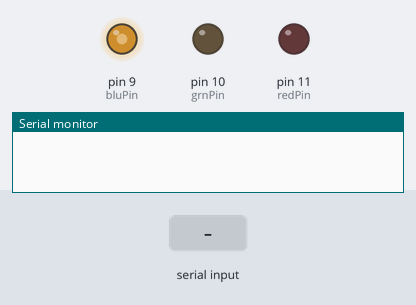
A sketch run on a simulated Arduino Uno, built with avr-gcc and run on an emulated ATmega328P. Shown: output pins drawn as LEDs (lit = HIGH), the last lines printed to the serial monitor. The inputs (shaded band) are chosen by the test bench.

Above: at 1.2 s.
1.3 s: "b" received over Serial
At 1.6 s:
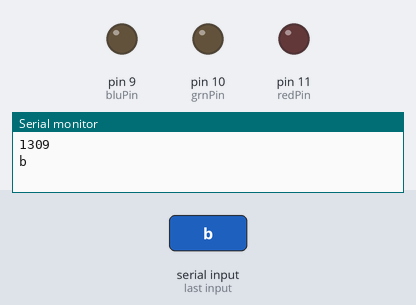
2.8 s: "a" received over Serial
At 5.5 s:
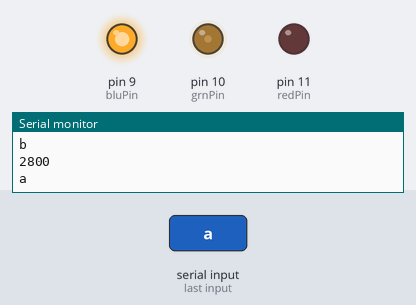
5.8 s: "n" received over Serial
At 6.8 s:
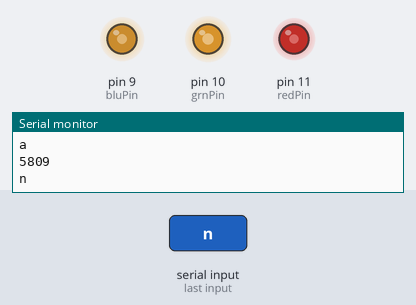
8.8 s: "f" received over Serial
At 36.4 s:
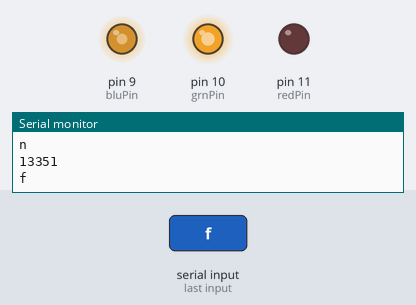
Timing chart, 0 to 39.2 s (numbered marks = the images above; inputs shaded):
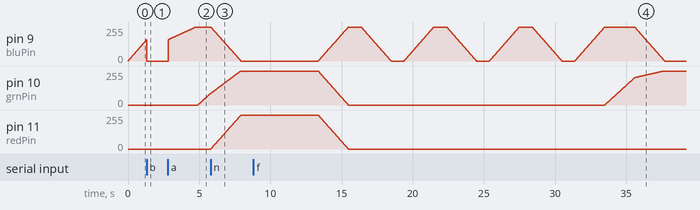

Measured:
- after the input at 1.3 s, pin 10 (grnPin): stays 0/255 (without the input it goes to 1/255 after 0.80 s)
- after the input at 2.8 s, pin 9 (bluPin): moves from 0/255 to 255/255 over 2.0 s, starting at once; pin 10 (grnPin): moves from 0/255 to 87/255 over 0.88 s, starting after 2.1 s
- after the input at 5.8 s, pin 11 (redPin): moves from 0/255 to 255/255 over 2.1 s, starting at once
- after the input at 8.8 s, pin 9 (bluPin): moves from 0/255 to 255/255 over 2.1 s, starting after 4.6 s

The sketch:

L.I.M.ino
```cpp
// Code made by Edouard
// Output
int redPin = 11;   // Red LED,   connected to digital pin 3
int grnPin = 10;  // Green LED, connected to digital pin 5
int bluPin = 9;  // Blue LED,  connected to digital pin 6
int photor = A0; // Photo résistance, connected to analog pin A1

// Color arrays

int black[3]  = { 0, 0, 0 };
int white[3]  = { 100, 100, 100 };
int red[3]    = { 100, 0, 0 };
int green[3]  = { 0, 100, 0 };
int purple[3]  = { 40, 0, 100 };
int lgreen[3]  = { 0, 100, 0 };
int blue[3]   = { 0, 0, 100 };
int lblue[3]   = { 0, 80, 100 };
int yellow[3] = { 100, 100, 0 };
int dimWhite[3] = { 30, 30, 30 };

//Color arrays for notifications

int insta[3]  = { 0, 100, 0 };
int facebook[3]  = { 0, 0, 100 };
int twitter[3]  = { 0, 80, 100 };
int sms[3]  = { 0, 100, 0 };
int snap[3]  = { 100, 100, 0 };


int redVal = black[0];
int grnVal = black[1];
int bluVal = black[2];

int wait = 100;      // 10µs internal crossFade delay; increase for slower fades
int hold = 1;       // Optional hold when a color is complete, before the next crossFade
int repeat = 0;     // How many times should we loop before stopping? (0 for no stop)
int j = 0;          // Loop counter for repeat

int mode = 2;       // mode var for knowing actual mode ( 1 = Black, 2 = animation, 4 = Snap, 5 = Facebook, 6 = Twitter, 7 = SMS, 8 = Instagram, 9 = LightMode  )

// Initialize color variables
int prevR = redVal;
int prevG = grnVal;
int prevB = bluVal;

void serialEvent() // If data is available from Serial port
{
  char r;
  while(Serial.available())
  {
    r = (char)Serial.read();
    Serial.println(millis());
    Serial.println(r);
     switch(r){
      case 'b':
        mode = 1;
      break;
      case 'a':
        mode = 2;
      break;
      case 'n':
        mode = 4;
      break;
      case 'f':
        mode = 5;
      break;
      case 't':
        mode = 6;
      break;
      case 's':
        mode = 7;
      break;
      case 'i':
        mode = 8;
      break;
      case 'l':
        mode = 9;
      break;
    }
    Serial.end();
    Serial.begin(9600);
  }
}


void setup()
{
  pinMode(redPin, OUTPUT);
  pinMode(grnPin, OUTPUT);
  pinMode(bluPin, OUTPUT);
  pinMode(photor, INPUT);
  Serial.begin(9600);
}

void loop()
{
  switch (mode) {
    wait = 100;
    case 1: // Black / Turn off
      while( !Serial.available() )
      {
        digitalWrite(redPin, LOW);
        digitalWrite(grnPin, LOW);
        digitalWrite(bluPin, LOW);
      }
    break;
    case 2: // Colorful animation
      wait = 2000;
      crossFade(blue);
      crossFade(lblue);
      crossFade(green);
      crossFade(lgreen);
      crossFade(yellow);
      crossFade(purple);
      crossFade(red);
      crossFade(white);
    break;
    case 4: // Snapchat notification
      for(int k; k <= 2; k++)
      {
        crossFade(snap);
        delay(900);
        crossFade(black);
        delay(900);
      }
    break;
    case 5: // Facebook notification
      for(int k; k <= 2; k++)
      {
        crossFade(facebook);
        delay(900);
        crossFade(black);
        delay(900);
      }
    break;
    case 6: // Twitter notification
      for(int k; k <= 2; k++)
      {
        crossFade(twitter);
        delay(900);
        crossFade(black);
        delay(900);
      }
    break;
    case 7: // SMS notification
      for(int k; k <= 2; k++)
      {
        crossFade(sms);
        delay(900);
        crossFade(black);
        delay(900);
      }
    break;
    case 8: // Instagram notification
      for(int k; k <= 2; k++)
      {
        crossFade(insta);
        delay(900);
        crossFade(black);
        delay(900);
      }
    break;
    case 9:
      while( !Serial.available() )
      {
        if(analogRead(A0) < 50)
        {
          crossFade(red);
        }
        else if(analogRead(A0) > 50 && analogRead(A0) < 120 )
        {
          crossFade(purple);
        }
        else if(analogRead(A0) > 120)
        {
          crossFade(white);
        }
        delay(50);
      }
    break;
  }
  mode = 2; // Set mode to Colorful animation by default
}

// LightMode, color change from photoresistor, or a simple AnalogRead
void LightMode()
{
  int val = analogRead(A1);
  if(val <= 600)
  {
    crossFade(red);
  }
  if(val >= 600 && val <= 800)
  {
    crossFade(green);
  }
   if(val >= 800 && val <= 1024)
  {
    crossFade(blue);
  }
  delay(100);
  if (repeat) { // Do we loop a finite number of times?
    j += 1;
    if (j >= repeat) { // Are we there yet?
      exit(j);         // If so, stop.
    }
  }
}


/*
 DON'T TOUCH ANYTHING BELOW THIS LINE, COLORCROSSFADE FOR SMOOTH COLOR CHANGING
 ------------------------------------------------------------------------------------------
 */

int calculateStep(int prevValue, int endValue) {
  int step = endValue - prevValue; // What's the overall gap?
  if (step) {                      // If its non-zero,
    step = 1020/step;              //   divide by 1020
  }
  return step;
}

int calculateVal(int step, int val, int i) {

  if ((step) && i % step == 0) { // If step is non-zero and its time to change a value,
    if (step > 0) {              //   increment the value if step is positive...
      val += 1;
    }
    else if (step < 0) {         //   ...or decrement it if step is negative
      val -= 1;
    }
  }
  // Defensive driving: make sure val stays in the range 0-255
  if (val > 255) {
    val = 255;
  }
  else if (val < 0) {
    val = 0;
  }
  return val;
}

void crossFade(int color[3]) {
  // Convert to 0-255
  int R = (color[0] * 255) / 100;
  int G = (color[1] * 255) / 100;
  int B = (color[2] * 255) / 100;

  int stepR = calculateStep(prevR, R);
  int stepG = calculateStep(prevG, G);
  int stepB = calculateStep(prevB, B);

  for (int i = 0; i <= 1020 && !Serial.available(); i++) { // Serial available for non blocking function, exit this loop if a Serial data is available
    redVal = calculateVal(stepR, redVal, i);
    grnVal = calculateVal(stepG, grnVal, i);
    bluVal = calculateVal(stepB, bluVal, i);

    analogWrite(redPin, redVal);   // Write current values to LED pins
    analogWrite(grnPin, grnVal);
    analogWrite(bluPin, bluVal);

    delayMicroseconds(wait); // Pause for 'wait' milliseconds before resuming the loop
  }
  // Update current values for next loop
  prevR = redVal;
  prevG = grnVal;
  prevB = bluVal;
  delay(hold); // Pause for optional 'wait' milliseconds before resuming the loop
}
```
